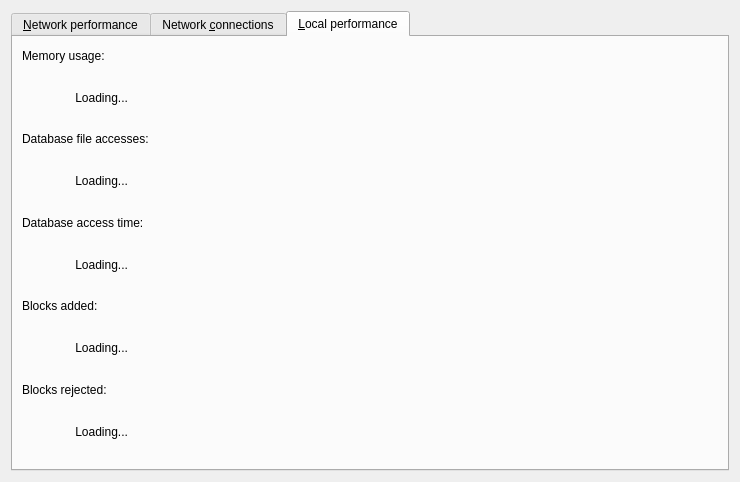
<?xml version="1.0" encoding="UTF-8"?>
<ui version="4.0">
 <class>PerfMonDialog</class>
 <widget class="QDialog" name="PerfMonDialog">
  <property name="geometry">
   <rect>
    <x>0</x>
    <y>0</y>
    <width>740</width>
    <height>482</height>
   </rect>
  </property>
  <property name="windowTitle">
   <string>Scash - Performance monitor</string>
  </property>
  <layout class="QVBoxLayout" name="verticalLayout_2">
   <item>
    <widget class="QTabWidget" name="tabWidget">
     <property name="currentIndex">
      <number>2</number>
     </property>
     <widget class="QWidget" name="tab_network">
      <attribute name="title">
       <string>&amp;Network performance</string>
      </attribute>
      <layout class="QGridLayout" columnstretch="0">
       <property name="horizontalSpacing">
        <number>12</number>
       </property>
       <item row="0" column="0">
        <layout class="QVBoxLayout" name="verticalLayout">
         <property name="spacing">
          <number>3</number>
         </property>
         <property name="leftMargin">
          <number>0</number>
         </property>
         <property name="topMargin">
          <number>0</number>
         </property>
         <property name="rightMargin">
          <number>0</number>
         </property>
         <property name="bottomMargin">
          <number>0</number>
         </property>
         <item>
          <widget class="QLabel" name="label_2">
           <property name="maximumSize">
            <size>
             <width>16777215</width>
             <height>20</height>
            </size>
           </property>
           <property name="text">
            <string>Incoming traffic:</string>
           </property>
          </widget>
         </item>
         <item>
          <widget class="QLabel" name="labelIncomingTraffic">
           <property name="text">
            <string>                Loading...</string>
           </property>
          </widget>
         </item>
         <item>
          <widget class="QLabel" name="label_3">
           <property name="maximumSize">
            <size>
             <width>16777215</width>
             <height>20</height>
            </size>
           </property>
           <property name="text">
            <string>Outgoing traffic:</string>
           </property>
          </widget>
         </item>
         <item>
          <widget class="QLabel" name="labelOutgoingTraffic">
           <property name="text">
            <string>                Loading...</string>
           </property>
          </widget>
         </item>
         <item>
          <widget class="QLabel" name="label_5">
           <property name="maximumSize">
            <size>
             <width>16777215</width>
             <height>20</height>
            </size>
           </property>
           <property name="text">
            <string>Incoming connections count:</string>
           </property>
          </widget>
         </item>
         <item>
          <widget class="QLabel" name="labelIncomingConnections">
           <property name="text">
            <string>                Loading...</string>
           </property>
          </widget>
         </item>
         <item>
          <widget class="QLabel" name="label_7">
           <property name="maximumSize">
            <size>
             <width>16777215</width>
             <height>20</height>
            </size>
           </property>
           <property name="text">
            <string>Outgoing connections count:</string>
           </property>
          </widget>
         </item>
         <item>
          <widget class="QLabel" name="labelOutgoingConnections">
           <property name="text">
            <string>                Loading...</string>
           </property>
          </widget>
         </item>
         <item>
          <widget class="QLabel" name="label_9">
           <property name="maximumSize">
            <size>
             <width>16777215</width>
             <height>20</height>
            </size>
           </property>
           <property name="text">
            <string>Banned hosts:</string>
           </property>
          </widget>
         </item>
         <item>
          <widget class="QLabel" name="labelBannedCount">
           <property name="text">
            <string>                Loading...</string>
           </property>
          </widget>
         </item>
        </layout>
       </item>
      </layout>
     </widget>
     <widget class="QWidget" name="tab_connections">
      <attribute name="title">
       <string>Network &amp;connections</string>
      </attribute>
      <layout class="QVBoxLayout" name="verticalLayout_3">
       <property name="spacing">
        <number>3</number>
       </property>
      </layout>
     </widget>
     <widget class="QWidget" name="tab_local">
      <attribute name="title">
       <string>&amp;Local performance</string>
      </attribute>
      <layout class="QVBoxLayout" name="verticalLayout_5">
       <property name="spacing">
        <number>3</number>
       </property>
       <item>
        <widget class="QLabel" name="label">
         <property name="maximumSize">
          <size>
           <width>16777215</width>
           <height>20</height>
          </size>
         </property>
         <property name="text">
          <string>Memory usage:</string>
         </property>
        </widget>
       </item>
       <item>
        <widget class="QLabel" name="labelMemoryUsage">
         <property name="text">
          <string>                Loading...</string>
         </property>
        </widget>
       </item>
       <item>
        <widget class="QLabel" name="label_6">
         <property name="maximumSize">
          <size>
           <width>16777215</width>
           <height>20</height>
          </size>
         </property>
         <property name="text">
          <string>Database file accesses:</string>
         </property>
        </widget>
       </item>
       <item>
        <widget class="QLabel" name="labelDatabaseQueries">
         <property name="text">
          <string>                Loading...</string>
         </property>
        </widget>
       </item>
       <item>
        <widget class="QLabel" name="label_4">
         <property name="maximumSize">
          <size>
           <width>16777215</width>
           <height>20</height>
          </size>
         </property>
         <property name="text">
          <string>Database access time:</string>
         </property>
        </widget>
       </item>
       <item>
        <widget class="QLabel" name="labelDatabaseAvgTime">
         <property name="text">
          <string>                Loading...</string>
         </property>
        </widget>
       </item>
       <item>
        <widget class="QLabel" name="label_10">
         <property name="maximumSize">
          <size>
           <width>16777215</width>
           <height>20</height>
          </size>
         </property>
         <property name="text">
          <string>Blocks added:</string>
         </property>
        </widget>
       </item>
       <item>
        <widget class="QLabel" name="labelBlocksAdded">
         <property name="text">
          <string>                Loading...</string>
         </property>
        </widget>
       </item>
       <item>
        <widget class="QLabel" name="label_12">
         <property name="maximumSize">
          <size>
           <width>16777215</width>
           <height>20</height>
          </size>
         </property>
         <property name="text">
          <string>Blocks rejected:</string>
         </property>
        </widget>
       </item>
       <item>
        <widget class="QLabel" name="labelBlocksRejected">
         <property name="text">
          <string>                Loading...</string>
         </property>
        </widget>
       </item>
      </layout>
     </widget>
    </widget>
   </item>
  </layout>
 </widget>
 <resources/>
 <connections/>
</ui>
